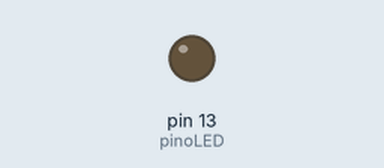
This sketch was run on a simulated Arduino Uno, built with avr-gcc and run on an emulated ATmega328P. Parts: output pins drawn as LEDs (lit = HIGH). What the sketch prints to the serial monitor is not drawn.

Above: at 1.3 s.
At 3.5 s:
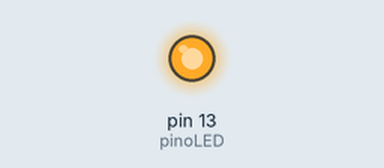
Timing chart, 0 to 8.8 s (numbered marks = the images above):
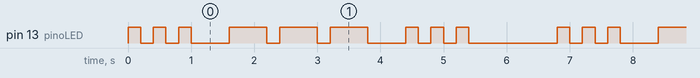

The sketch:

sketch.ino
```cpp
/**
 * LAB 03: O Primeiro Sinal (SOS Morse - SOLUÇÃO DE REFERÊNCIA)
 * UC S122 - Internet das Coisas | SENAI Porto Alegre
 *
 * Este arquivo contém o gabarito detalhado do Desafio SOS em Código Morse.
 * O código demonstra a diferença entre a lógica "Hardcoded" e a "Parametrizada".
 */

// ==========================================
// CONFIGURAÇÃO DOS PARÂMETROS DE TEMPO (Morse)
// ==========================================
const int pinoLED = 13;          // LED "L" embutido na placa Arduino Uno

// Unidade basica de tempo (milissegundos)
const int tempoPonto = 200;      // T = 200ms

// Tempos calculados a partir da unidade
const int tempoTraco = tempoPonto * 3;
// Espaco na mesma letra
const int tempoEspacoPartes = tempoPonto;
// Espaco entre as letras
const int tempoEspacoLetras = tempoPonto * 3;
// Espaco entre as palavras (repeticoes)
const int tempoEspacoPalavras = tempoPonto * 7;

// Chaveador para testar a solucao:
// false = Logica Hardcoded (Valores manuais)
// true  = Logica Parametrizada (Usa constantes)
const bool usarLogicaParametrizada = true;

void setup() {
  pinMode(pinoLED, OUTPUT);
  Serial.begin(9600);
  Serial.println("\n=== [S122] LAB 03 - SOS INICIADO ===");
}

// Protótipos das funções auxiliares para manter o código limpo
void emitirPonto();
void emitirTraco();

void loop() {
  if (usarLogicaParametrizada) {
    // ----------------------------------------------------
    // ETAPA 2: SOLUCAO PARAMETRIZADA (RECOMENDADA)
    // ----------------------------------------------------

    // --- Letra S (· · ·) ---
    emitirPonto();
    delay(tempoEspacoPartes);
    emitirPonto();
    delay(tempoEspacoPartes);
    emitirPonto();

    delay(tempoEspacoLetras); // Espaço entre S e O

    // --- Letra O (- - -) ---
    emitirTraco();
    delay(tempoEspacoPartes);
    emitirTraco();
    delay(tempoEspacoPartes);
    emitirTraco();

    delay(tempoEspacoLetras); // Espaço entre O e S

    // --- Letra S (· · ·) ---
    emitirPonto();
    delay(tempoEspacoPartes);
    emitirPonto();
    delay(tempoEspacoPartes);
    emitirPonto();

    // Espaco antes de reiniciar a transmissao
    delay(tempoEspacoPalavras);
    Serial.println("[LOG] SOS Parametrizado!");

  } else {
    // ----------------------------------------------------
    // ETAPA 1: SOLUCAO HARDCODED (VALORES RIGIDOS)
    // ----------------------------------------------------

    // Letra S (. . .)
    digitalWrite(13, HIGH); delay(200);
    digitalWrite(13, LOW); delay(200);
    digitalWrite(13, HIGH); delay(200);
    digitalWrite(13, LOW); delay(200);
    digitalWrite(13, HIGH); delay(200);
    digitalWrite(13, LOW);

    delay(600); // Espaco entre S e O

    // Letra O (- - -)
    digitalWrite(13, HIGH); delay(600);
    digitalWrite(13, LOW); delay(200);
    digitalWrite(13, HIGH); delay(600);
    digitalWrite(13, LOW); delay(200);
    digitalWrite(13, HIGH); delay(600);
    digitalWrite(13, LOW);

    delay(600); // Espaco entre O e S

    // Letra S (. . .)
    digitalWrite(13, HIGH); delay(200);
    digitalWrite(13, LOW); delay(200);
    digitalWrite(13, HIGH); delay(200);
    digitalWrite(13, LOW); delay(200);
    digitalWrite(13, HIGH); delay(200);
    digitalWrite(13, LOW);

    delay(1400); // Espaco repeticoes SOS
    Serial.println("[LOG] SOS Hardcoded!");
  }
}

// Funcoes para deixar o loop legivel
void emitirPonto() {
  digitalWrite(pinoLED, HIGH);
  delay(tempoPonto);
  digitalWrite(pinoLED, LOW);
}

void emitirTraco() {
  digitalWrite(pinoLED, HIGH);
  delay(tempoTraco);
  digitalWrite(pinoLED, LOW);
}
```

Measured:
- by itself, pin 13 (pinoLED): repeats every 6.8 s: 2 × (LOW 0.20 s, HIGH 0.20 s), LOW 0.60 s, 2 × (HIGH 0.60 s, LOW 0.20 s), HIGH 0.60 s, LOW 0.60 s, 2 × (HIGH 0.20 s, LOW 0.20 s), HIGH 0.20 s, LOW 1.4 s, HIGH 0.20 s
- by itself, everything shown: repeats every 6.8 s, in 18 steps
